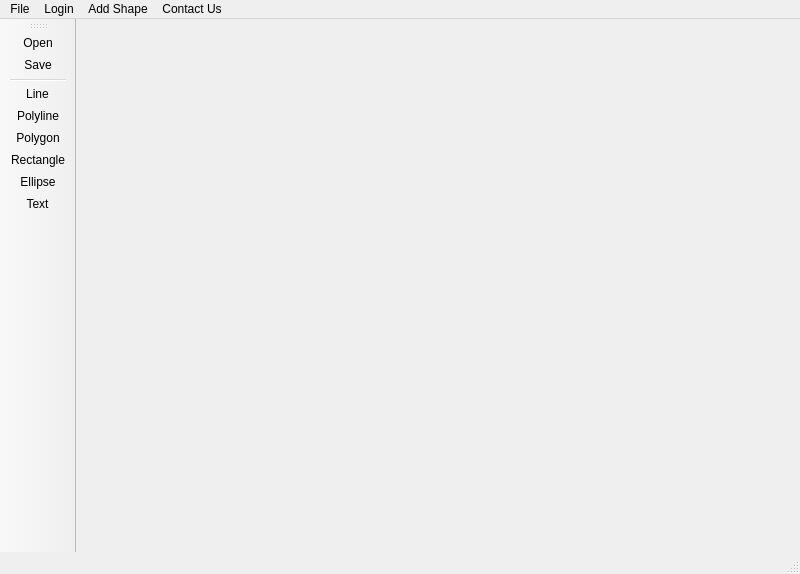
<?xml version="1.0" encoding="UTF-8"?>
<ui version="4.0">
 <class>MainWindow</class>
 <widget class="QMainWindow" name="MainWindow">
  <property name="geometry">
   <rect>
    <x>0</x>
    <y>0</y>
    <width>800</width>
    <height>574</height>
   </rect>
  </property>
  <property name="windowTitle">
   <string>MainWindow</string>
  </property>
  <widget class="QWidget" name="centralwidget">
   <widget class="Canvas" name="widget" native="true">
    <property name="geometry">
     <rect>
      <x>0</x>
      <y>0</y>
      <width>1000</width>
      <height>500</height>
     </rect>
    </property>
   </widget>
  </widget>
  <widget class="QMenuBar" name="menubar">
   <property name="geometry">
    <rect>
     <x>0</x>
     <y>0</y>
     <width>800</width>
     <height>24</height>
    </rect>
   </property>
   <widget class="QMenu" name="menuFile">
    <property name="title">
     <string>File</string>
    </property>
    <addaction name="actionOpen"/>
    <addaction name="actionSave"/>
    <addaction name="separator"/>
    <addaction name="actionQuit"/>
   </widget>
   <widget class="QMenu" name="menuLogin">
    <property name="title">
     <string>Login</string>
    </property>
    <addaction name="actionLogin"/>
    <addaction name="actionLogout"/>
   </widget>
   <widget class="QMenu" name="menuAdd_Shape">
    <property name="title">
     <string>Add Shape</string>
    </property>
    <addaction name="actionLine"/>
    <addaction name="actionPolyline"/>
    <addaction name="actionPolygon"/>
    <addaction name="actionRectangle"/>
    <addaction name="actionEllipse"/>
    <addaction name="actionText"/>
   </widget>
   <widget class="QMenu" name="menuContact_Us">
    <property name="title">
     <string>Contact Us</string>
    </property>
   </widget>
   <addaction name="menuFile"/>
   <addaction name="menuLogin"/>
   <addaction name="menuAdd_Shape"/>
   <addaction name="menuContact_Us"/>
  </widget>
  <widget class="QStatusBar" name="statusbar"/>
  <widget class="QToolBar" name="toolBar">
   <property name="windowTitle">
    <string>toolBar</string>
   </property>
   <attribute name="toolBarArea">
    <enum>LeftToolBarArea</enum>
   </attribute>
   <attribute name="toolBarBreak">
    <bool>false</bool>
   </attribute>
   <addaction name="actionOpen"/>
   <addaction name="actionSave"/>
   <addaction name="separator"/>
   <addaction name="actionLine"/>
   <addaction name="actionPolyline"/>
   <addaction name="actionPolygon"/>
   <addaction name="actionRectangle"/>
   <addaction name="actionEllipse"/>
   <addaction name="actionText"/>
  </widget>
  <action name="actionOpen">
   <property name="text">
    <string>Open</string>
   </property>
   <property name="shortcut">
    <string>Ctrl+O</string>
   </property>
  </action>
  <action name="actionLogin">
   <property name="text">
    <string>Login</string>
   </property>
  </action>
  <action name="actionLogout">
   <property name="text">
    <string>Logout</string>
   </property>
  </action>
  <action name="actionLine">
   <property name="icon">
    <iconset>
     <normaloff>:/images/output-onlinepngtools (3).png</normaloff>:/images/output-onlinepngtools (3).png</iconset>
   </property>
   <property name="text">
    <string>Line</string>
   </property>
  </action>
  <action name="actionPolyline">
   <property name="icon">
    <iconset>
     <normaloff>:/images/output-onlinepngtools (4).png</normaloff>:/images/output-onlinepngtools (4).png</iconset>
   </property>
   <property name="text">
    <string>Polyline</string>
   </property>
  </action>
  <action name="actionPolygon">
   <property name="icon">
    <iconset>
     <normaloff>:/images/output-onlinepngtools (14).png</normaloff>:/images/output-onlinepngtools (14).png</iconset>
   </property>
   <property name="text">
    <string>Polygon</string>
   </property>
  </action>
  <action name="actionRectangle">
   <property name="icon">
    <iconset>
     <normaloff>:/images/output-onlinepngtools (12).png</normaloff>:/images/output-onlinepngtools (12).png</iconset>
   </property>
   <property name="text">
    <string>Rectangle</string>
   </property>
  </action>
  <action name="actionEllipse">
   <property name="icon">
    <iconset>
     <normaloff>:/images/output-onlinepngtools (9).png</normaloff>:/images/output-onlinepngtools (9).png</iconset>
   </property>
   <property name="text">
    <string>Ellipse</string>
   </property>
  </action>
  <action name="actionText">
   <property name="icon">
    <iconset>
     <normaloff>:/images/output-onlinepngtools (11).png</normaloff>:/images/output-onlinepngtools (11).png</iconset>
   </property>
   <property name="text">
    <string>Text</string>
   </property>
  </action>
  <action name="actionSave">
   <property name="text">
    <string>Save</string>
   </property>
   <property name="shortcut">
    <string>Ctrl+S</string>
   </property>
  </action>
  <action name="actionQuit">
   <property name="text">
    <string>Quit</string>
   </property>
  </action>
 </widget>
 <customwidgets>
  <customwidget>
   <class>Canvas</class>
   <extends>QWidget</extends>
   <header>canvas.h</header>
   <container>1</container>
  </customwidget>
 </customwidgets>
 <resources/>
 <connections/>
</ui>
